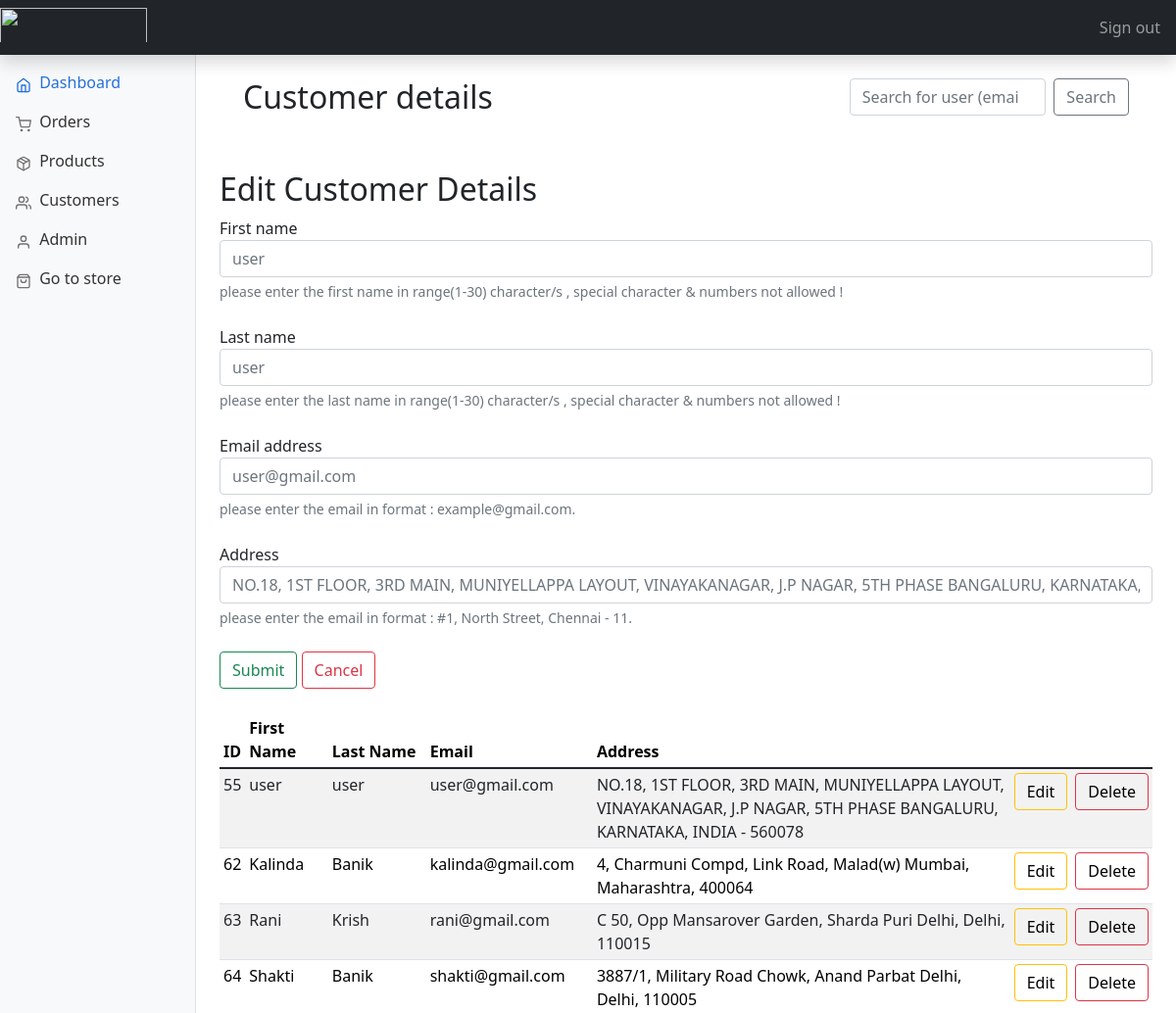
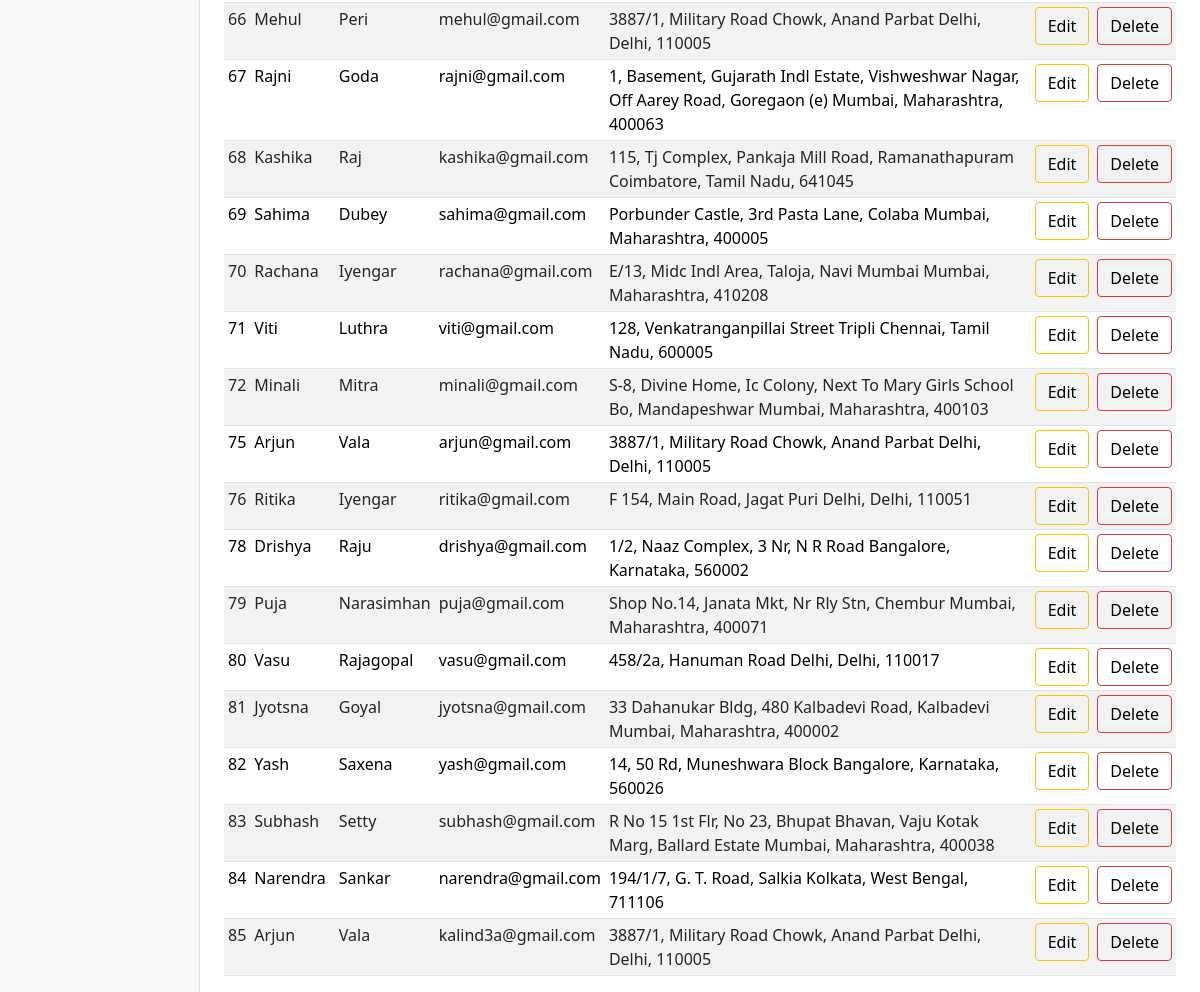
The app's page /admin/customers.php?edit=55 (signed in) with its own data (2 pictures, top to bottom).
### tables this page shows
CREATE TABLE `user` (
  `user_Lname` varchar(20) NOT NULL,
  `email` varchar(50) NOT NULL,
  `user_password` varchar(50) NOT NULL,
  `user_id` int(3) NOT NULL,
  `user_fname` varchar(20) NOT NULL,
  `user_address` text NOT NULL
);

### admin/includes/functions.php (called while the page is built, shortened)
<?php
$connection = mysqli_connect("localhost", "root", "", "PharmEasy");
function query($query)
{
    global $connection;
    $run = mysqli_query($connection, $query);
    if ($run) {
        while ($row = $run->fetch_assoc()) {
            $data[] = $row;
        }
        return $data;
    } else {
        return 0;
    }
}
function all_users()
{
    $query = "SELECT user_id ,user_fname ,user_lname ,email ,user_address FROM user";
    $data = query($query);
    return $data;
}
function get_user($id)
{
    $query = "SELECT user_id ,user_fname ,user_lname ,email ,user_address FROM user WHERE user_id=$id";
    $data = query($query);
    return $data;
}
function check_admin($id)
{
    $query = "SELECT admin_id FROM admin where admin_id='$id'";
    $row = query($query);
    if (empty($row)) {
        return 0;
    } else {
        return 1;
    }
}

### admin/customers.php (the view, shortened to what this page needs)
<?php
include "includes/head.php";
?>
<body>
    <?php
    include "includes/header.php"
    ?>
    <?php
    include "includes/sidebar.php";
    ?>
    <main class="col-md-9 ms-sm-auto col-lg-10 px-md-4">
        <div class="container">
            <div class="row align-items-start">
                <div class="col">
                    <br>
                    <h2>Customer details</h2>
                    <br>
                </div>
                <div class="col">
                    <br>
                    <form class="d-flex" method="GET" action="customers.php">
                        <input class="form-control me-2 col" type="search" name="search_user_email" placeholder="Search for user (email)" aria-label="Search">
                        <button class="btn btn-outline-secondary" type="submit" name="search_user" value="search">Search</button>
                    </form>
                    <br>
                </div>
            </div>
        </div>
        <?php
        if (isset($_GET['edit'])) {
            $data = get_user($_SESSION['id']);
        ?>
            <br>
            <h2>Edit Customer Details</h2>
            <form action="customers.php" method="POST">
                <div class="form-group">
                    <label>First name</label>
                    <input pattern="[A-Za-z_]{1,15}" type="text" class="form-control" placeholder="<?php echo $data[0]['user_fname'] ?>" name="fname">
                    <div class="form-text">please enter the first name in range(1-30) character/s , special character & numbers not allowed !</div>
                </div>
                <br>
                <div class="form-group">
                    <label for="validationTooltip01">Last name</label>
                    <input pattern="[A-Za-z_]{1,15}" id="validationTooltip01" type="text" class="form-control" placeholder="<?php echo $data[0]['user_lname'] ?>" name="lname">
                    <div class="form-text">please enter the last name in range(1-30) character/s , special character & numbers not allowed !</div>
                </div>
                <br>
                <div class="form-group">
                    <label for="exampleInputEmail1">Email address</label>
                    <input type="email" class="form-control" id="exampleInputEmail1" aria-describedby="emailHelp" placeholder="<?php echo $data[0]['email'] ?>" name="email">
                    <div class="form-text">please enter the email in format : example@gmail.com.</div>
                </div>
                <br>
                <div class="form-group">
                    <label for="inputAddress2">Address</label>
                    <input pattern="^[#.0-9a-zA-Z\s,-]+$" type="text" class="form-control" id="inputAddress2" placeholder="<?php echo $data[0]['user_address'] ?>" name="address">
                </div>
                <div class="form-text">please enter the email in format : #1, North Street, Chennai - 11.</div>
                <br>
                <button type="submit" class="btn btn-outline-success" value="update" name="update">Submit</button>
                <button type=" submit" class="btn btn-outline-danger" value="cancel" name="cancel">Cancel</button>
                <br> <br>
            </form>
        <?php
        }
        ?>
        <div class="table-responsive">
            <table class="table table-striped table-sm">
                <thead>
                    <tr>
                        <th scope="col">ID</th>
                        <th scope="col">First Name</th>
                        <th scope="col">Last Name</th>
                        <th scope="col">Email</th>
                        <th scope="col">Address</th>
                </thead>
                <tbody>
                    <?php
                    $data = all_users();
                    $num = sizeof($data);
                    for ($i = 0; $i < $num; $i++) {
                    ?>
                        <tr>
                            <td><?php echo $data[$i]['user_id'] ?></td>
                            <td><?php echo $data[$i]['user_fname'] ?></td>
                            <td><?php echo $data[$i]['user_lname'] ?></td>
                            <td><?php echo $data[$i]['email'] ?></td>
                            <td><?php echo $data[$i]['user_address'] ?></td>
                            <td>
                                <button type="button" class="btn pull-left btn-outline-warning"><a style="text-decoration: none; color:black;" href="customers.php?edit=<?php echo $data[$i]['user_id'] ?>">Edit</a></button>
                            </td>
                            <td>
                                <button type="button" class="btn pull-left btn-outline-danger"><a style="text-decoration: none; color:black;" href="customers.php?delete=<?php echo $data[$i]['user_id'] ?>">Delete</a></button>
                            </td>
                        </tr>
                    <?php  }
                    ?>
                </tbody>
            </table>
        </div>
    </main>
</body>

### admin/dashboard.css (style rules this page uses)
body { font-size: 0.875rem; }

### records on screen
user: fname "user", lname "user", email "user@gmail.com", address "NO.18, 1ST FLOOR, 3RD MAIN, MUNIYELLAPPA LAYOUT, VINAYAKANAGAR, J.P NAGAR, 5TH PHASE BANGALURU, KARNATAKA, INDIA - 560078", user_id "55", user_fname "user", user_Lname "user", user_address "NO.18, 1ST FLOOR, 3RD MAIN, MUNIYELLAPPA LAYOUT, VINAYAKANAGAR, J.P NAGAR, 5TH PHASE BANGALURU, KARNATAKA, INDIA - 560078"
user: user_id "62", user_fname "Kalinda", user_Lname "Banik", email "kalinda@gmail.com", user_address "4, Charmuni Compd, Link Road, Malad(w) Mumbai, Maharashtra, 400064"
user: user_id "63", user_fname "Rani", user_Lname "Krish", email "rani@gmail.com", user_address "C 50, Opp Mansarover Garden, Sharda Puri Delhi, Delhi, 110015"
user: user_id "64", user_fname "Shakti", user_Lname "Banik", email "shakti@gmail.com", user_address "3887/1, Military Road Chowk, Anand Parbat Delhi, Delhi, 110005"
user: user_id "66", user_fname "Mehul", user_Lname "Peri", email "mehul@gmail.com", user_address "3887/1, Military Road Chowk, Anand Parbat Delhi, Delhi, 110005"
user: user_id "67", user_fname "Rajni", user_Lname "Goda", email "rajni@gmail.com", user_address "1, Basement, Gujarath Indl Estate, Vishweshwar Nagar, Off Aarey Road, Goregaon (e) Mumbai, Maharashtra, 400063"
user: user_id "68", user_fname "Kashika", user_Lname "Raj", email "kashika@gmail.com", user_address "115, Tj Complex, Pankaja Mill Road, Ramanathapuram Coimbatore, Tamil Nadu, 641045"
user: user_id "69", user_fname "Sahima", user_Lname "Dubey", email "sahima@gmail.com", user_address "Porbunder Castle, 3rd Pasta Lane, Colaba Mumbai, Maharashtra, 400005"
user: user_id "70", user_fname "Rachana", user_Lname "Iyengar", email "rachana@gmail.com", user_address "E/13, Midc Indl Area, Taloja, Navi Mumbai Mumbai, Maharashtra, 410208"
user: user_id "71", user_fname "Viti", user_Lname "Luthra", email "viti@gmail.com", user_address "128, Venkatranganpillai Street Tripli Chennai, Tamil Nadu, 600005"
user: user_id "72", user_fname "Minali", user_Lname "Mitra", email "minali@gmail.com", user_address "S-8, Divine Home, Ic Colony, Next To Mary Girls School Bo, Mandapeshwar Mumbai, Maharashtra, 400103"
user: user_id "75", user_fname "Arjun", user_Lname "Vala", email "arjun@gmail.com", user_address "3887/1, Military Road Chowk, Anand Parbat Delhi, Delhi, 110005"
user: user_id "76", user_fname "Ritika", user_Lname "Iyengar", email "ritika@gmail.com", user_address "F 154, Main Road, Jagat Puri Delhi, Delhi, 110051"
user: user_id "78", user_fname "Drishya", user_Lname "Raju", email "drishya@gmail.com", user_address "1/2, Naaz Complex, 3 Nr, N R Road Bangalore, Karnataka, 560002"
user: user_id "79", user_fname "Puja", user_Lname "Narasimhan", email "puja@gmail.com", user_address "Shop No.14, Janata Mkt, Nr Rly Stn, Chembur Mumbai, Maharashtra, 400071"
user: user_id "80", user_fname "Vasu", user_Lname "Rajagopal", email "vasu@gmail.com", user_address "458/2a, Hanuman Road Delhi, Delhi, 110017"
user: user_id "81", user_fname "Jyotsna", user_Lname "Goyal", email "jyotsna@gmail.com", user_address "33 Dahanukar Bldg, 480 Kalbadevi Road, Kalbadevi Mumbai, Maharashtra, 400002"
user: user_id "82", user_fname "Yash", user_Lname "Saxena", email "yash@gmail.com", user_address "14, 50 Rd, Muneshwara Block Bangalore, Karnataka, 560026"
user: user_id "83", user_fname "Subhash", user_Lname "Setty", email "subhash@gmail.com", user_address "R No 15 1st Flr, No 23, Bhupat Bhavan, Vaju Kotak Marg, Ballard Estate Mumbai, Maharashtra, 400038"
user: user_id "84", user_fname "Narendra", user_Lname "Sankar", email "narendra@gmail.com", user_address "194/1/7, G. T. Road, Salkia Kolkata, West Bengal, 711106"
user: user_id "85", user_fname "Arjun", user_Lname "Vala", email "kalind3a@gmail.com", user_address "3887/1, Military Road Chowk, Anand Parbat Delhi, Delhi, 110005"
